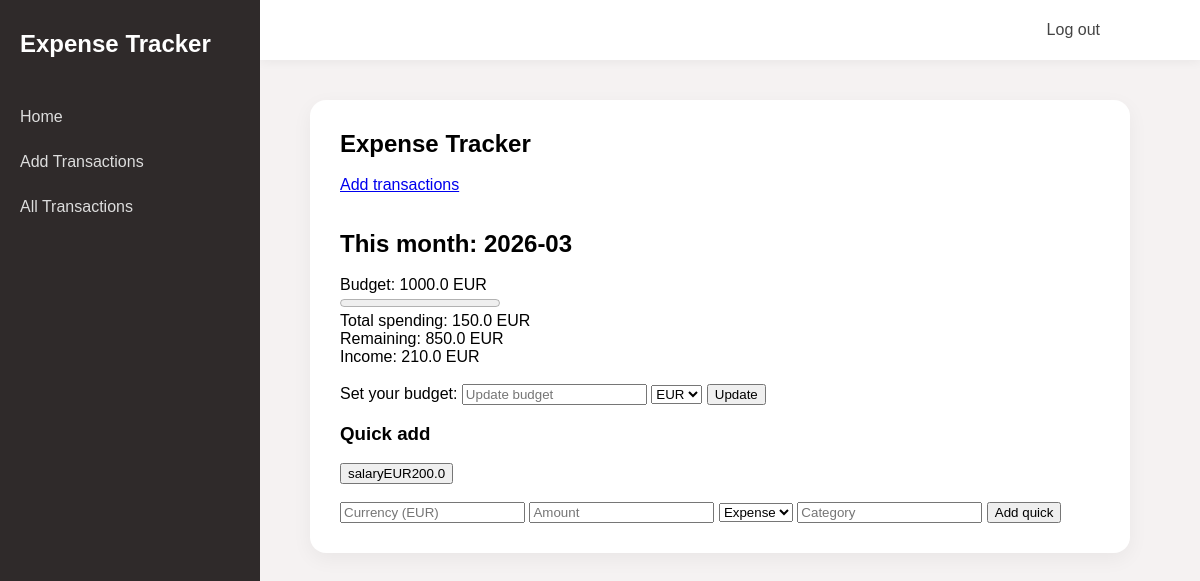
Screenshot of / (signed in) with the database file from the repository.
### tables this page shows
CREATE TABLE budgets
(
    id INTEGER PRIMARY KEY AUTOINCREMENT,
    user_id TEXT NOT NULL,
    month TEXT NOT NULL,
    currency TEXT NOT NULL,
    amount REAL NOT NULL
);

CREATE TABLE quick
(
    id INTEGER PRIMARY KEY AUTOINCREMENT,
    user_id TEXT NOT NULL,
    currency TEXT NOT NULL,
    amount REAL NOT NULL,
    type TEXT NOT NULL,
    category TEXT NOT NULL
);

### app.py (the view)
@app.route("/")
@login_required
def index():
    db = get_db()
    user_id = session["user_id"]
    current_month = datetime.now().strftime("%Y-%m")
    budget_row = db.execute("""SELECT amount, currency
                                FROM budgets
                                WHERE user_id = ?
                                AND month = ?
                            """, (user_id, current_month)).fetchone()
    if budget_row:
        budget = convert(budget_row["amount"], budget_row["currency"], "EUR")
    else:
        budget = None
    rows = db.execute("""SELECT amount, currency
                        FROM transactions
                        WHERE user_id = ?
                        AND type = 'expense'
                        AND strftime('%Y-%m', date) = ?
                     """, (user_id, current_month)).fetchall()
    expense = 0
    for row in rows:
        expense += convert(row["amount"], row["currency"], "EUR")
    expense = round(expense, 2)
    rows = db.execute("""SELECT amount, currency
                        FROM transactions
                        WHERE user_id = ?
                        AND type = 'income'
                        AND strftime('%Y-%m', date) = ?
                     """, (user_id, current_month)).fetchall()
    income = 0
    for row in rows:
        income += convert(row["amount"], row["currency"], "EUR")
    income = round(income, 2)
    if budget:
        remaining = budget - expense
        percent = (expense / budget * 100) if budget else 0
    else:
        remaining = 0
        percent = 0
    quicks = db.execute("""SELECT * FROM quick
                           WHERE user_id = ?
                           """, (user_id,)).fetchall()
    return render_template("index.html",
                           budget=budget, expense=expense, income=income, remaining=remaining,
                           percent=round(percent, 2), month=current_month,
                           quicks=quicks)

### app.py (called while the page is built)
@app.before_request
def load_logged_in_user():
    g.user = session.get("user_id", None)

def login_required(view):
    @wraps(view)
    def wrapped_view(*args, **kwargs):
        if g.user is None:
            return redirect(url_for("login", next=request.url))
        return view(*args, **kwargs)
    return wrapped_view

def convert(amount, from_currency, to_currency):
    if from_currency == to_currency:
        return amount
    rate = EXCHANGE_RATE[(from_currency, to_currency)]
    return amount * rate

### database.py (called while the page is built)
def get_db():
    if "db" not in g:
        g.db = sqlite3.connect(DATABASE,
            detect_types=sqlite3.PARSE_DECLTYPES
        )
        g.db.row_factory = sqlite3.Row
    return g.db

### templates/index.html (shortened to what this page needs)
{% extends "base.html" %}
{% block main_content %}
<h1>Expense Tracker</h1>
<br>
<p>
    <a href="{{ url_for('add_transactions') }}">Add transactions</a>
</p>
<br>
<br>
<h2>This month: {{ month }}</h2>
<br>
{% if not budget %}
<form action="{{ url_for('set_budget')}}" method="post">
    <label for="budget">Set your budget: </label>
    <input type="number" name="amount" step="0.01" required>
    <select name="currency">
        <option value="EUR">EUR</option>
        <option value="CNY">CNY</option>
    </select>
    <button type="submit">Save</button>
</form>
{% else %}
<p>
    Budget: {{ budget }} EUR
</p>
<progress value="{{ percentage }}" max="100"></progress>
<p>
    Total spending: {{ expense }} EUR
</p>
<p>
    Remaining: {{ remaining }} EUR
</p>
<p>
    Income: {{ income }} EUR
</p>
<br>
<form action="{{ url_for('set_budget')}}" method="post">
    <label for="budget">Set your budget: </label>
    <input type="number" name="amount" step="0.01" placeholder="Update budget">
    <select name="currency">
        <option value="EUR">EUR</option>
    </select>
    <button type="submit">Update</button>
</form>
<br>
{% endif %}
<h3>Quick add</h3>
<br>
{% if quicks %}
{% for q in quicks %}
<form action="/quick_add/{{ q.id }}" method="post" style="display: inline;">
    <button type="submit">{{ q.category }}{{ q.currency }}{{ q.amount }}</button>
</form>
<br>
{% endfor %}
<br>
{% else %}
<p>No quick templates yet.</p>
<br>
{% endif %}
<form action="{{ url_for('add_template') }}" method="post">
    <input type="text" name="currency" placeholder="Currency (EUR)" required>
    <input type="number" step="0.01" name="amount" placeholder="Amount" required>
    <select name="type">
        <option value="expense">Expense</option>
    </select>
    <input type="text" name="category" placeholder="Category" required>
    <button type="submit">Add quick</button>
</form>
{% endblock %}

### static/styles.css (style rules this page uses)
* { margin: 0; font-family: sans-serif; }
html { background-color: #f5f2f2; }

### rows the page displays
budgets: amount "1000.0"
quick: category "salary", currency "EUR", amount "200.0"

### other values shown
{{ month }} "2026-03"
{{ expense }} "150.0"
{{ remaining }} "850.0"
{{ income }} "210.0"
